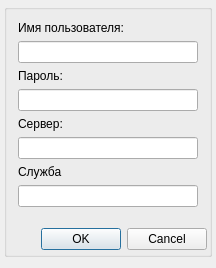
<?xml version="1.0" encoding="UTF-8"?>
<ui version="4.0">
 <class>FormPasswordDialog</class>
 <widget class="QWidget" name="FormPasswordDialog">
  <property name="geometry">
   <rect>
    <x>0</x>
    <y>0</y>
    <width>216</width>
    <height>250</height>
   </rect>
  </property>
  <property name="windowTitle">
   <string/>
  </property>
  <layout class="QGridLayout" name="gridLayout_2">
   <property name="leftMargin">
    <number>2</number>
   </property>
   <property name="topMargin">
    <number>2</number>
   </property>
   <property name="rightMargin">
    <number>2</number>
   </property>
   <property name="bottomMargin">
    <number>2</number>
   </property>
   <item row="0" column="0">
    <layout class="QVBoxLayout" name="verticalLayout_2">
     <property name="leftMargin">
      <number>2</number>
     </property>
     <property name="topMargin">
      <number>2</number>
     </property>
     <property name="rightMargin">
      <number>2</number>
     </property>
     <property name="bottomMargin">
      <number>9</number>
     </property>
     <item>
      <widget class="QGroupBox" name="groupBox">
       <property name="title">
        <string/>
       </property>
       <layout class="QGridLayout" name="gridLayout">
        <property name="leftMargin">
         <number>2</number>
        </property>
        <property name="topMargin">
         <number>2</number>
        </property>
        <property name="rightMargin">
         <number>2</number>
        </property>
        <property name="bottomMargin">
         <number>4</number>
        </property>
        <item row="0" column="0">
         <layout class="QVBoxLayout" name="verticalLayout">
          <property name="leftMargin">
           <number>9</number>
          </property>
          <property name="topMargin">
           <number>9</number>
          </property>
          <property name="rightMargin">
           <number>9</number>
          </property>
          <property name="bottomMargin">
           <number>15</number>
          </property>
          <item>
           <widget class="QLabel" name="labelLogin">
            <property name="text">
             <string>Имя пользователя:</string>
            </property>
           </widget>
          </item>
          <item>
           <widget class="QLineEdit" name="lineEditUser"/>
          </item>
          <item>
           <widget class="QLabel" name="labelPassword">
            <property name="text">
             <string>Пароль:</string>
            </property>
           </widget>
          </item>
          <item>
           <widget class="QLineEdit" name="lineEditPassword">
            <property name="echoMode">
             <enum>QLineEdit::Password</enum>
            </property>
           </widget>
          </item>
          <item>
           <widget class="QLabel" name="labelServer">
            <property name="text">
             <string>Сервер:</string>
            </property>
           </widget>
          </item>
          <item>
           <widget class="QLineEdit" name="lineEditServer"/>
          </item>
          <item>
           <widget class="QLabel" name="labelService">
            <property name="text">
             <string>Служба</string>
            </property>
           </widget>
          </item>
          <item>
           <widget class="QLineEdit" name="lineEditService"/>
          </item>
         </layout>
        </item>
        <item row="1" column="0">
         <widget class="QDialogButtonBox" name="buttonBox">
          <property name="orientation">
           <enum>Qt::Horizontal</enum>
          </property>
          <property name="standardButtons">
           <set>QDialogButtonBox::Cancel|QDialogButtonBox::Ok</set>
          </property>
         </widget>
        </item>
       </layout>
      </widget>
     </item>
    </layout>
   </item>
  </layout>
 </widget>
 <resources/>
 <connections/>
</ui>
